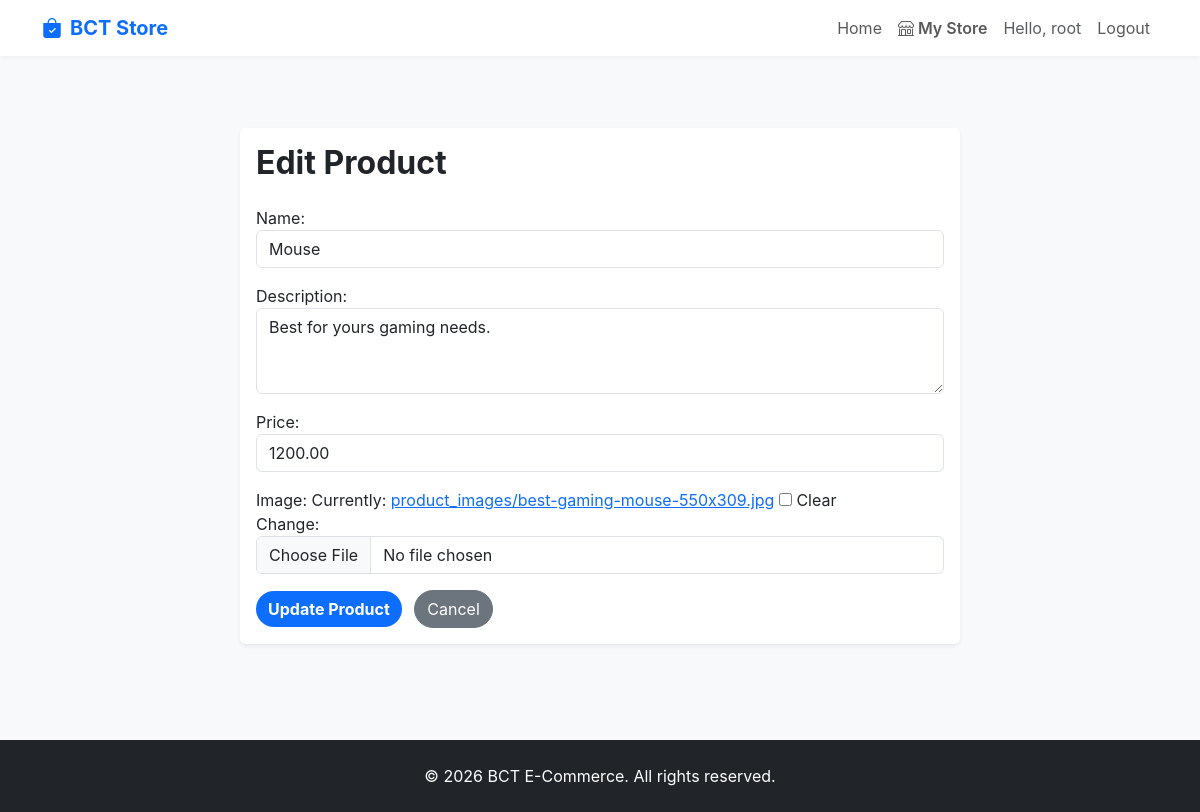
The app's page /my-store/edit-product/4/ (signed in) with its own data.
### store/models.py (models this page shows, shortened)
class Product(models.Model):
    store = models.ForeignKey(Store, on_delete=models.CASCADE, related_name='products')
    name = models.CharField(max_length=200)
    description = models.TextField()
    price = models.DecimalField(max_digits=10, decimal_places=2)
    image = models.ImageField(upload_to='product_images/', blank=True, null=True)

### store/views.py (the view)
# urls.py: path('my-store/edit-product/<int:pk>/', views.edit_product, name='edit_product'),
@login_required
def edit_product(request, pk):
    product = get_object_or_404(Product, pk=pk)
    if product.store.owner != request.user:
        return HttpResponseForbidden("You are not allowed to edit this product.")
    if request.method == 'POST':
        form = ProductForm(request.POST, request.FILES, instance=product)
        if form.is_valid():
            form.save()
            messages.success(request, 'Product updated successfully!')
            return redirect('my_store')
    else:
        form = ProductForm(instance=product)
    return render(request, 'store/edit_product.html', {'form': form, 'product': product})

### store/forms.py
class ProductForm(forms.ModelForm):
    class Meta:
        model = Product
        fields = ['name', 'description', 'price', 'image']
        widgets = {
            'name': forms.TextInput(attrs={'class': 'form-control'}),
            'description': forms.Textarea(attrs={'rows': 3, 'class': 'form-control'}),
            'price': forms.NumberInput(attrs={'class': 'form-control', 'step': '0.01'}),
            'image': forms.ClearableFileInput(attrs={'class': 'form-control'}),
        }

### store/templates/store/edit_product.html (shortened to what this page needs)
{% extends 'store/base.html' %}
{% block content %}
<div class="container py-5">
    <div class="row justify-content-center">
        <div class="col-md-8">
            <div class="card shadow-sm border-0">
                <div class="card-body">
                    <h2 class="mb-4 fw-bold">Edit Product</h2>
                    <form method="post" enctype="multipart/form-data">
                        {{ form.as_p }}
                        <button type="submit" class="btn btn-primary rounded-pill fw-bold">Update Product</button>
                        <a href="{% url 'my_store' %}" class="btn btn-secondary rounded-pill ms-2">Cancel</a>
                    </form>
                </div>
            </div>
        </div>
    </div>
</div>
{% endblock %}

### store/templates/store/base.html (shortened to what this page needs)
<!DOCTYPE html>
<html lang="en">
<head>
    <link href="https://cdn.jsdelivr.net/npm/bootstrap@5.3.0/dist/css/bootstrap.min.css" rel="stylesheet">
    <link rel="stylesheet" href="https://cdn.jsdelivr.net/npm/bootstrap-icons@1.11.1/font/bootstrap-icons.css">
</head>
<body>
    <nav class="navbar navbar-expand-lg navbar-light sticky-top">
        <div class="container">
            <a class="navbar-brand fw-bold text-primary" href="{% url 'home' %}"><i class="bi bi-bag-check-fill me-2"></i>BCT Store</a>
            <div class="collapse navbar-collapse" id="navbarNav">
                <ul class="navbar-nav ms-auto">
                    <li class="nav-item">
                        <a class="nav-link" href="{% url 'home' %}">Home</a>
                    </li>
                    {% if user.is_authenticated %}
                        <li class="nav-item">
                            <a class="nav-link fw-semibold" href="{% url 'my_store' %}"><i class="bi bi-shop me-1"></i>My Store</a>
                        </li>
                        <li class="nav-item">
                            <span class="nav-link text-muted">Hello, {{ user.username }}</span>
                        </li>
                        <li class="nav-item">
                            <form action="{% url 'logout' %}" method="post" class="d-inline">
                                <button type="submit" class="btn btn-link nav-link">Logout</button>
                            </form>
                        </li>
                    {% endif %}
                </ul>
            </div>
        </div>
    </nav>
    <div class="container mt-4">
        {% block content %}
        {% endblock %}
    </div>
    <footer class="bg-dark text-white mt-5 py-4 text-center">
        <div class="container">
            <p class="mb-0">&copy; 2026 BCT E-Commerce. All rights reserved.</p>
        </div>
    </footer>
</body>
</html>

### store/templates/store/base.html (style rules this page uses)
body { font-family: 'Inter', sans-serif; background-color: #f8f9fa; }
.navbar { background-color: #ffffff; box-shadow: 0 2px 4px rgba(0,0,0,.04); }
.btn-primary { background-color: #0d6efd; border: none; }

### records on screen
Product: name "Mouse", description "Best for yours gaming needs.", price "1200.00"

### other values on screen
{{ user.username }} "root"
